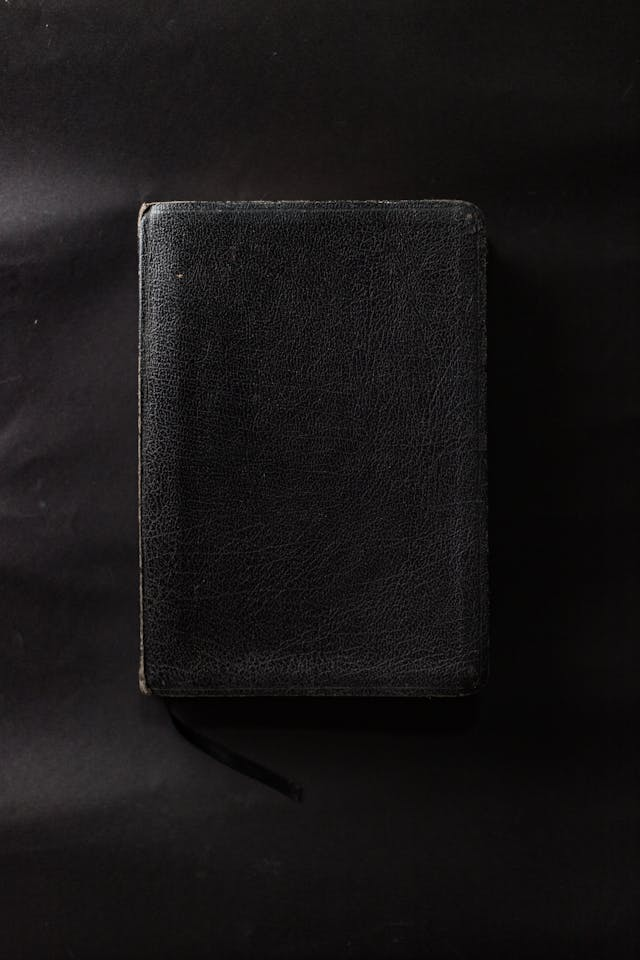
#> input picture asset/color-consistency.jpg, 640 x 960 px
$ jupyter execute --allow-errors cv.ipynb   (shell and % lines are left out)
#> lines starting #> are read from the running program, lines starting #| are printed output that depends on the picture; after the words box and inside, x2 and y2 are one past the last pixel; in counts of white or black regions, pixels touching at a corner belong together
[cell 1]
import os
import time
import urllib.request
from base64 import b64encode

import cv2
import matplotlib.pyplot as plt
import mediapipe as mp
import numpy as np
import pandas as pd
import seaborn as sns
import torch
import torch.nn as nn
import torch.optim as optim
import torchvision.transforms as T
from IPython.display import HTML, display
from PIL import Image
from colorspacious import cspace_convert
from diffusers import DiffusionPipeline
from ipywidgets import interact, IntSlider
from torch.utils.data import DataLoader, random_split
from torchvision import datasets, transforms, models
from torchvision.models.segmentation import deeplabv3_resnet101
from transformers import AutoProcessor, AutoModelForImageTextToText
from ultralytics import YOLO
import google.colab.files as google_files

#> (a cell that did not finish here is left out)

# **Classification**

[cell 3]
# Step 4: Download and extract the dataset

# Dynamically locate the dataset directory
data_path = None
for root, dirs, files in os.walk("leather_defects"):
    if "Leather Defect" in root:
        data_path = root
        break

#> (the rest of this cell did not finish here and is left out)

#> (a cell that did not finish here is left out)

# **Object Detection**

#> (a cell that did not finish here is left out)

[cell 6]
# Step 5: Upload an image
print("Please upload an image for object detection...")
uploaded = google_files.upload()
#> the answer given: image-detection.jpg
#> the answer given: color-consistency.jpg
image_path = list(uploaded.keys())[0]
print(f"Uploaded image: {image_path}")

# Step 6: Perform object detection
#> (the rest of this cell did not finish here and is left out)

[cell 7]
# Step 5: Define a function for video-based object detection
def video_object_detection(video_path, output_path="annotated_output.mp4", display_interval=50):
    """
    Perform object detection on a video using YOLOv8 with GPU acceleration.

    Args:
        video_path (str): Path to the input video.
        output_path (str): Path to save the annotated video.
        display_interval (int): Interval for printing progress.

    Returns:
        None
    """
#> called with video_path = 'color-consistency.jpg', output_path = 'annotated_output.mp4', display_interval = 50
    # Open the video file
    cap = cv2.VideoCapture(video_path)
    if not cap.isOpened():
        print("Error: Could not open video file.")
        return

    # Get video properties
    width = int(cap.get(cv2.CAP_PROP_FRAME_WIDTH))
    height = int(cap.get(cv2.CAP_PROP_FRAME_HEIGHT))
    fps = cap.get(cv2.CAP_PROP_FPS)
    total_frames = int(cap.get(cv2.CAP_PROP_FRAME_COUNT))
    print(f"Video Properties: {width}x{height}, FPS: {fps}, Total Frames: {total_frames}")

    # Define a video writer to save the annotated video
    fourcc = cv2.VideoWriter_fourcc(*"mp4v")  # Codec for .mp4 files
    out = cv2.VideoWriter(output_path, fourcc, fps, (width, height))

    print("Processing video with YOLOv8...")
    frame_index = 0

    while cap.isOpened():
        ret, frame = cap.read()
#> frame is the input picture: shape (960, 640, 3); mean B, G, R 22, 21.4, 23.5
        if not ret:
            break

        # Perform object detection on the current frame using GPU
        results = model.predict(frame, device=device, half=True)  # Use GPU with FP16 precision

        # Annotate the frame with detections
        annotated_frame = results[0].plot()

        # Ensure frame dimensions match the video writer output
        if annotated_frame.shape[:2] != (height, width):
            annotated_frame = cv2.resize(annotated_frame, (width, height))

        # Write the annotated frame to the output video
        out.write(annotated_frame)

        # Print progress every `display_interval` frames
        frame_index += 1
        if frame_index % display_interval == 0:
            print(f"Processed {frame_index}/{total_frames} frames...")

    # Release resources
    cap.release()
    out.release()
    print(f"Video processing complete. Annotated video saved as {output_path}")


# Step 6: Display the annotated video
# [20 lines left out: function display_video, not called in this run]


# Step 7: Upload a video file to Colab
print("Please upload a video file for object detection...")
uploaded = google_files.upload()

# Step 8: Perform object detection and display the video
video_path = list(uploaded.keys())[0]
output_video_path = "annotated_output.mp4"

#> (the rest of this cell did not finish here and is left out)

# **Segmentation**

#> (a cell that did not finish here is left out)

[cell 9]
# Step 5: Define utility functions
def preprocess_image(image_path):
    """
    Preprocess the input image for DeepLabV3.

    Args:
        image_path (str): Path to the input image.

    Returns:
        input_tensor (torch.Tensor): Preprocessed image tensor.
        input_image (PIL.Image.Image): Original input image.
    """
    input_image = Image.open(image_path).convert("RGB")
    preprocess = T.Compose([
        T.Resize((520, 520)),
        T.ToTensor(),
        T.Normalize(mean=[0.485, 0.456, 0.406], std=[0.229, 0.224, 0.225]),
    ])
    input_tensor = preprocess(input_image).unsqueeze(0).to(device)
    return input_tensor, input_image


# [37 lines left out: functions create_segmentation_overlay, blend_images, not called in this run]


# Step 6: Upload an image
print("Please upload an image...")
uploaded = google_files.upload()
#> the answer given: color-consistency.jpg
image_path = list(uploaded.keys())[0]

# Step 7: Perform segmentation
#> (the rest of this cell did not finish here and is left out)

#> the answer given: color-consistency.jpg
#> the sliders are set to threshold_value = 120
    original_size = input_image.size
    input_image_np = np.array(input_image)

    # Perform segmentation
    with torch.no_grad():
        output = model(input_tensor)['out'][0]
    output_predictions = output.argmax(0).byte().cpu().numpy()

    # Create segmentation overlay and blend it with the original image
    segmentation_overlay = create_segmentation_overlay(output_predictions, original_size)
    blended_image = blend_images(input_image_np, segmentation_overlay)

    # Step 8: Visualize the results
    plt.figure(figsize=(15, 10))
    plt.subplot(1, 2, 1)
    plt.title("Original Image")
    plt.imshow(input_image)
    plt.axis("off")
    plt.subplot(1, 2, 2)
    plt.title("Segmented Overlay at Original Scale")
    plt.imshow(blended_image)
    plt.axis("off")
    plt.tight_layout()
    plt.show()

except Exception as e:
    print(f"An error occurred: {e}")

[cell 10]
# Function to calculate usable area and visualize results
def process_and_visualize(image_path, threshold_value=120):
    # Load the image
#> called with image_path = 'color-consistency.jpg', threshold_value = 120
    image = cv2.imread(image_path)
    gray = cv2.cvtColor(image, cv2.COLOR_BGR2GRAY)

    # Apply thresholding
    _, binary_threshold = cv2.threshold(gray, threshold_value, 255, cv2.THRESH_BINARY)
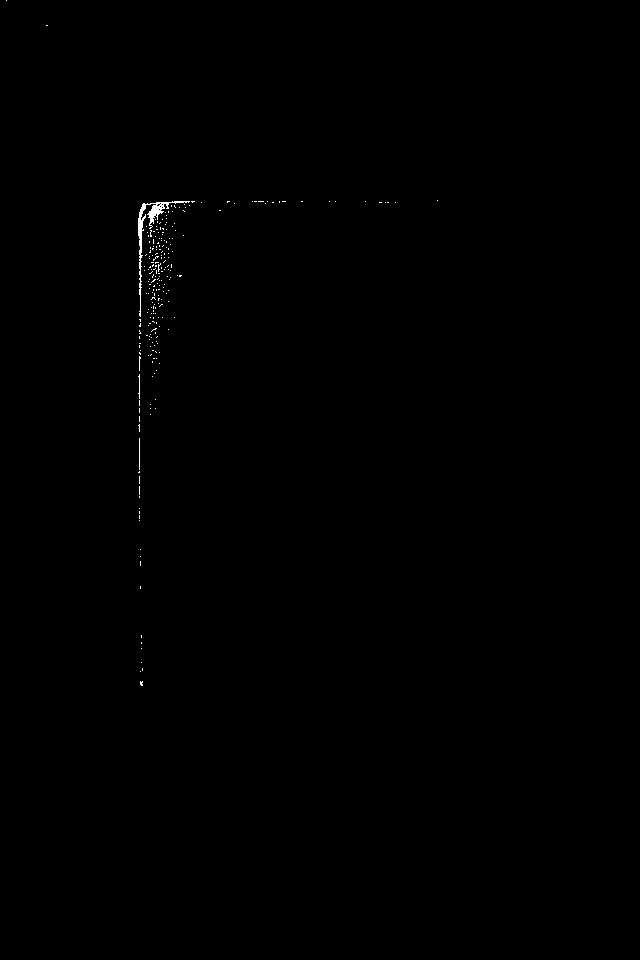
#> binary_threshold: shape (960, 640); 0.19% white in thin lines or dots, all inside (x1, y1, x2, y2) = (6, 0, 438, 686)

    # Calculate usable area
    usable_area = np.sum(binary_threshold == 255)
#> usable_area = 1150
    total_area = binary_threshold.size
#> total_area = 614400
    usable_percentage = (usable_area / total_area) * 100
#> usable_percentage = 0.187

    # Create an overlay of the segmented area on the original image
    overlay = image.copy()
    overlay[binary_threshold == 255] = [0, 255, 0]  # Highlight usable areas in green
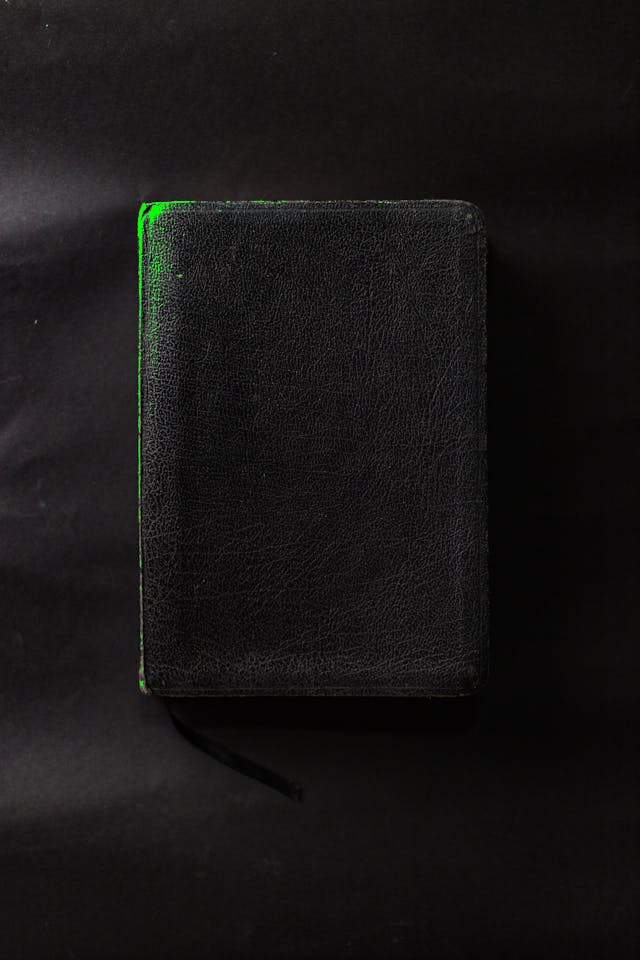
#> overlay: shape (960, 640, 3); 0.19% of pixels changed, all inside (x1, y1, x2, y2) = (6, 0, 438, 686)

    # Visualization
    plt.figure(figsize=(16, 8))
#> (this line was passed over: IPython is not available in this run)
    plt.subplot(1, 3, 1)
#> (this line was passed over: IPython is not available in this run)
    plt.title("Original Image")
#> (this line was passed over: IPython is not available in this run)
    plt.imshow(cv2.cvtColor(image, cv2.COLOR_BGR2RGB))
#> (this line was passed over: IPython is not available in this run)
    plt.axis("off")
#> (this line was passed over: IPython is not available in this run)

    plt.subplot(1, 3, 2)
#> (this line was passed over: IPython is not available in this run)
    plt.title(f"Segmented Usable Area ({usable_percentage:.2f}%)")
#> (this line was passed over: IPython is not available in this run)
    plt.imshow(binary_threshold, cmap="gray")
    plt.axis("off")

    plt.subplot(1, 3, 3)
    plt.title("Overlay on Original Image")
    plt.imshow(cv2.cvtColor(overlay, cv2.COLOR_BGR2RGB))
    plt.axis("off")

    plt.tight_layout()
    plt.show()


# Upload an image
print("Please upload an image...")
uploaded = google_files.upload()
image_path = list(uploaded.keys())[0]

# Use an interactive slider to adjust the threshold
print("Adjust the threshold using the slider below:")
interact(lambda threshold_value: process_and_visualize(image_path, threshold_value),
         threshold_value=IntSlider(value=120, min=0, max=255, step=5))
